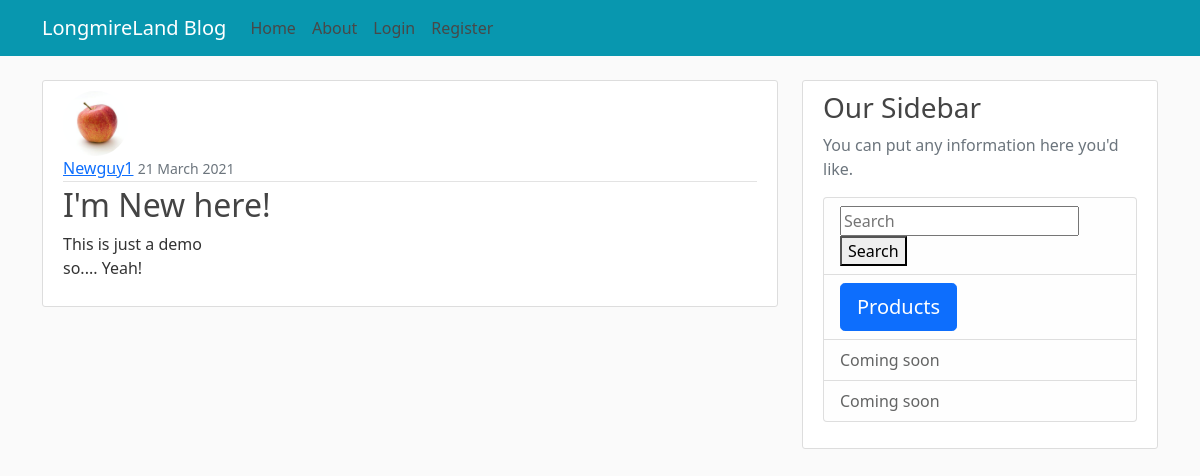
Screenshot of /post/43/ with the database file from the repository.
### blog/models.py (models this page shows, shortened)
class Post(models.Model):
    title = models.CharField(max_length=100)
    content = models.TextField()
    date_posted = models.DateTimeField(default=timezone.now)
    author = models.ForeignKey(User, on_delete=models.CASCADE)

### users/models.py (models this page shows, shortened)
class Profile(models.Model):
    user = models.OneToOneField(User, on_delete=models.CASCADE)
    image = models.ImageField(default='default.jpg', upload_to='profile_pics')

### blog/views.py (the view)
# urls.py: path('post/<int:pk>/', PostDetailView.as_view(), name='post-detail'),
class PostDetailView(DetailView):
    model = Post

### blog/templates/blog/post_detail.html (shortened to what this page needs)
{%extends "base.html" %}
{%block content%}
    <article class="media content-section">
        <img class="rounded-circle article-img" src="{{ object.author.profile.image.url }}" alt="Profile Image">
        <div class="media-body">
            <div class="article-metadata">
                <a class="mr-2" href="{% url 'user-posts' object.author.username %}">{{ object.author }}</a>
                <small class="text-muted">{{ object.date_posted|date:"d F Y" }}</small>
            </div>
            <h2 class="article-title" >{{ object.title }}</h2>
            <p class="article-content" >{{ object.content }}</p>
        </div>
    </article>
{%endblock content%}

### blog/static/blog/main.css (style rules this page uses)
body { background: #fafafa; color: #333333; margin-top: 5rem; }
h1, h2, h3, h4, h5, h6 { color: #444444; }
.content-section { background: #ffffff; padding: 10px 20px; border: 1px solid #dddddd; border-radius: 3px; margin-bottom: 20px; }
.article-title { color: #444444; }
.article-content { white-space: pre-line; }
.article-img { height: 65px; width: 65px; margin-right: 16px; }
.article-metadata { padding-bottom: 1px; margin-bottom: 4px; border-bottom: 1px solid #e3e3e3 }

### rows the page displays
Post: author.profile.image (placeholder picture), author "Newguy1", date_posted "21 March 2021", title "I'm New here!", content "This is just a demo so.... Yeah!"
